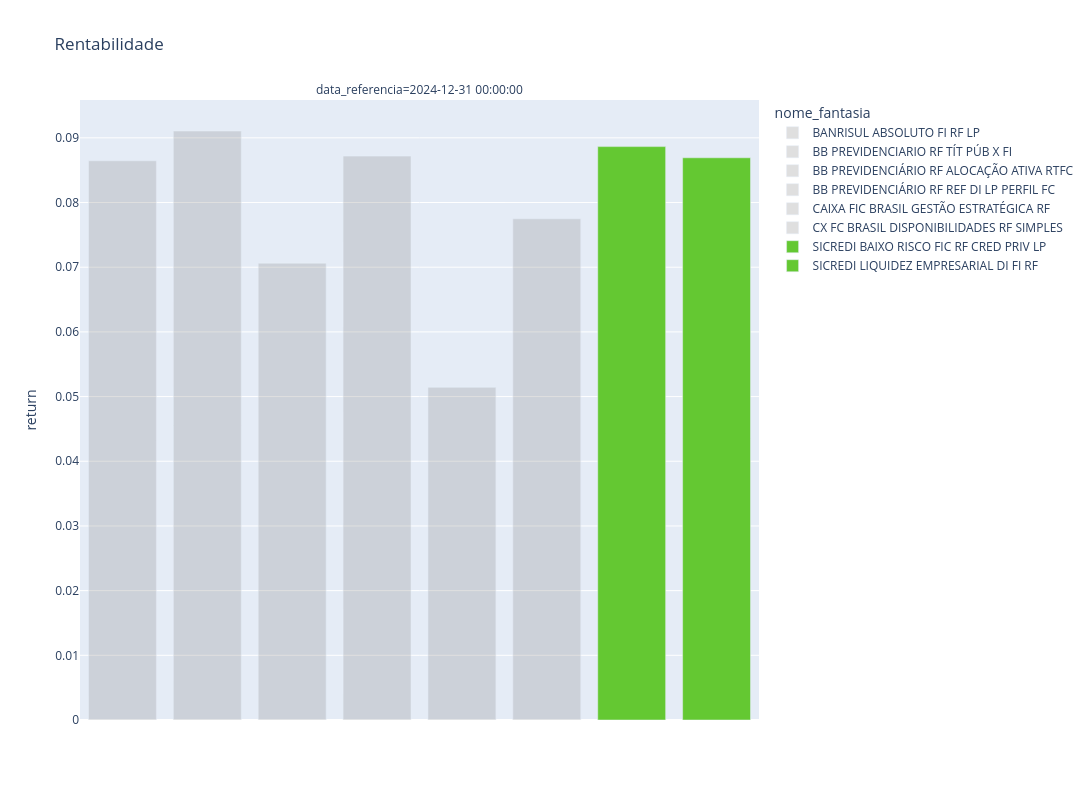

The notebook cell this image was saved under:
### Code cell
df = returns_ano
list(df.columns.values)
df['data_referencia'] = df.index
df = pd.melt(df, id_vars=['data_referencia'], value_vars=list(df.columns.values),
        var_name='nome_fantasia', value_name='return')
#display(teste)


fig = px.bar(df, y="return",x="nome_fantasia", color="nome_fantasia", facet_col="data_referencia", color_discrete_map=color_map
                       , title='Rentabilidade'
                       , height=800
                       , width=1200)
fig.update_xaxes(visible=False, showticklabels=False)
fig.update_yaxes(matches=None)
fig.show()

### Figure 1 — Plotly figure (JSON) as saved in the notebook; plotly's stock layout.template omitted (floating-point values rounded to 4 significant figures)
{"data": [{"alignmentgroup": "True", "hovertemplate": "nome_fantasia=%{x}<br>data_referencia=2024-12-31 00:00:00<br>return=%{y}<extra></extra>", "legendgroup": "BANRISUL ABSOLUTO FI RF LP              ", "marker": {"color": "rgba(128, 128, 128, 0.25)", "pattern": {"shape": ""}}, "name": "BANRISUL ABSOLUTO FI RF LP              ", "offsetgroup": "BANRISUL ABSOLUTO FI RF LP              ", "orientation": "v", "showlegend": true, "textposition": "auto", "type": "bar", "x": ["BANRISUL ABSOLUTO FI RF LP              "], "xaxis": "x", "y": [0.08645], "yaxis": "y"}, {"alignmentgroup": "True", "hovertemplate": "nome_fantasia=%{x}<br>data_referencia=2024-12-31 00:00:00<br>return=%{y}<extra></extra>", "legendgroup": "BB PREVIDENCIARIO RF TÍT PÚB X FI       ", "marker": {"color": "rgba(128, 128, 128, 0.25)", "pattern": {"shape": ""}}, "name": "BB PREVIDENCIARIO RF TÍT PÚB X FI       ", "offsetgroup": "BB PREVIDENCIARIO RF TÍT PÚB X FI       ", "orientation": "v", "showlegend": true, "textposition": "auto", "type": "bar", "x": ["BB PREVIDENCIARIO RF TÍT PÚB X FI       "], "xaxis": "x", "y": [0.09106], "yaxis": "y"}, {"alignmentgroup": "True", "hovertemplate": "nome_fantasia=%{x}<br>data_referencia=2024-12-31 00:00:00<br>return=%{y}<extra></extra>", "legendgroup": "BB PREVIDENCIÁRIO RF ALOCAÇÃO ATIVA RTFC", "marker": {"color": "rgba(128, 128, 128, 0.25)", "pattern": {"shape": ""}}, "name": "BB PREVIDENCIÁRIO RF ALOCAÇÃO ATIVA RTFC", "offsetgroup": "BB PREVIDENCIÁRIO RF ALOCAÇÃO ATIVA RTFC", "orientation": "v", "showlegend": true, "textposition": "auto", "type": "bar", "x": ["BB PREVIDENCIÁRIO RF ALOCAÇÃO ATIVA RTFC"], "xaxis": "x", "y": [0.07061], "yaxis": "y"}, {"alignmentgroup": "True", "hovertemplate": "nome_fantasia=%{x}<br>data_referencia=2024-12-31 00:00:00<br>return=%{y}<extra></extra>", "legendgroup": "BB PREVIDENCIÁRIO RF REF DI LP PERFIL FC", "marker": {"color": "rgba(128, 128, 128, 0.25)", "pattern": {"shape": ""}}, "name": "BB PREVIDENCIÁRIO RF REF DI LP PERFIL FC", "offsetgroup": "BB PREVIDENCIÁRIO RF REF DI LP PERFIL FC", "orientation": "v", "showlegend": true, "textposition": "auto", "type": "bar", "x": ["BB PREVIDENCIÁRIO RF REF DI LP PERFIL FC"], "xaxis": "x", "y": [0.08717], "yaxis": "y"}, {"alignmentgroup": "True", "hovertemplate": "nome_fantasia=%{x}<br>data_referencia=2024-12-31 00:00:00<br>return=%{y}<extra></extra>", "legendgroup": "CAIXA FIC BRASIL GESTÃO ESTRATÉGICA RF  ", "marker": {"color": "rgba(128, 128, 128, 0.25)", "pattern": {"shape": ""}}, "name": "CAIXA FIC BRASIL GESTÃO ESTRATÉGICA RF  ", "offsetgroup": "CAIXA FIC BRASIL GESTÃO ESTRATÉGICA RF  ", "orientation": "v", "showlegend": true, "textposition": "auto", "type": "bar", "x": ["CAIXA FIC BRASIL GESTÃO ESTRATÉGICA RF  "], "xaxis": "x", "y": [0.05143], "yaxis": "y"}, {"alignmentgroup": "True", "hovertemplate": "nome_fantasia=%{x}<br>data_referencia=2024-12-31 00:00:00<br>return=%{y}<extra></extra>", "legendgroup": "CX FC BRASIL DISPONIBILIDADES RF SIMPLES", "marker": {"color": "rgba(128, 128, 128, 0.25)", "pattern": {"shape": ""}}, "name": "CX FC BRASIL DISPONIBILIDADES RF SIMPLES", "offsetgroup": "CX FC BRASIL DISPONIBILIDADES RF SIMPLES", "orientation": "v", "showlegend": true, "textposition": "auto", "type": "bar", "x": ["CX FC BRASIL DISPONIBILIDADES RF SIMPLES"], "xaxis": "x", "y": [0.07748], "yaxis": "y"}, {"alignmentgroup": "True", "hovertemplate": "nome_fantasia=%{x}<br>data_referencia=2024-12-31 00:00:00<br>return=%{y}<extra></extra>", "legendgroup": "SICREDI BAIXO RISCO FIC RF CRED PRIV LP ", "marker": {"color": "#64C832", "pattern": {"shape": ""}}, "name": "SICREDI BAIXO RISCO FIC RF CRED PRIV LP ", "offsetgroup": "SICREDI BAIXO RISCO FIC RF CRED PRIV LP ", "orientation": "v", "showlegend": true, "textposition": "auto", "type": "bar", "x": ["SICREDI BAIXO RISCO FIC RF CRED PRIV LP "], "xaxis": "x", "y": [0.08864], "yaxis": "y"}, {"alignmentgroup": "True", "hovertemplate": "nome_fantasia=%{x}<br>data_referencia=2024-12-31 00:00:00<br>return=%{y}<extra></extra>", "legendgroup": "SICREDI LIQUIDEZ EMPRESARIAL DI FI RF   ", "marker": {"color": "#64C832", "pattern": {"shape": ""}}, "name": "SICREDI LIQUIDEZ EMPRESARIAL DI FI RF   ", "offsetgroup": "SICREDI LIQUIDEZ EMPRESARIAL DI FI RF   ", "orientation": "v", "showlegend": true, "textposition": "auto", "type": "bar", "x": ["SICREDI LIQUIDEZ EMPRESARIAL DI FI RF   "], "xaxis": "x", "y": [0.08691], "yaxis": "y"}], "layout": {"annotations": [{"font": {}, "showarrow": false, "text": "data_referencia=2024-12-31 00:00:00", "x": 0.5, "xanchor": "center", "xref": "paper", "y": 1, "yanchor": "bottom", "yref": "paper"}], "barmode": "relative", "height": 800, "legend": {"title": {"text": "nome_fantasia"}, "tracegroupgap": 0}, "title": {"text": "Rentabilidade"}, "width": 1200, "xaxis": {"anchor": "y", "autorange": true, "categoryarray": ["BANRISUL ABSOLUTO FI RF LP              ", "BB PREVIDENCIARIO RF TÍT PÚB X FI       ", "BB PREVIDENCIÁRIO RF ALOCAÇÃO ATIVA RTFC", "BB PREVIDENCIÁRIO RF REF DI LP PERFIL FC", "CAIXA FIC BRASIL GESTÃO ESTRATÉGICA RF  ", "CX FC BRASIL DISPONIBILIDADES RF SIMPLES", "SICREDI BAIXO RISCO FIC RF CRED PRIV LP ", "SICREDI LIQUIDEZ EMPRESARIAL DI FI RF   "], "categoryorder": "array", "domain": [0, 1], "range": [-0.5, 7.5], "showticklabels": false, "title": {"text": "nome_fantasia"}, "type": "category", "visible": false}, "yaxis": {"anchor": "x", "autorange": true, "domain": [0, 1], "range": [0, 0.09585], "title": {"text": "return"}, "type": "linear"}}}
